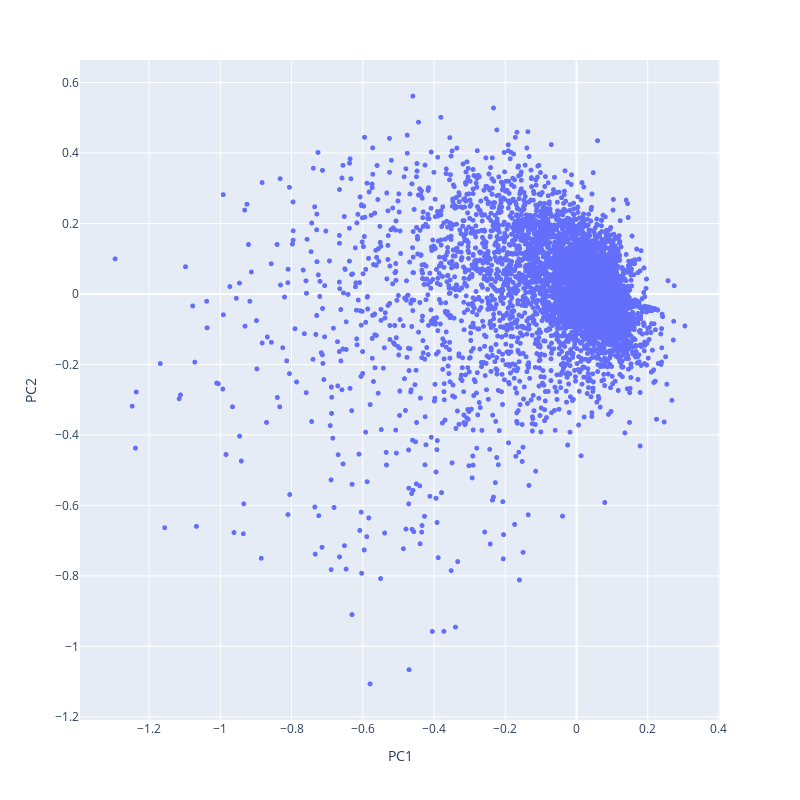

Here is the notebook cell this chart was saved with:
### Markdown cell above
You have already studied PCA, it is a useful technique for dimensionality reduction, but also simply for visualization. Don't forget to scale your embeddings first. To access the embeddings values of your keras model, have a look at the *get_weights()* function.

Compute a PCA on all your movies embeddings, get the 2 first principal components, and do a scatter plot of all the movies on a 2D plane, where each movie is a point defined by the two values of the two first principal components of the PCA from its embedding. Add the titles of the movies to each point of the plot (use plotly to do so it will be clearer), and try to see if you can interpret the axes of the PCA through to different movie genres, like in Figure 3 from the article *Matrix Factorization Techniques for Recommender Systems*.

### Code cell
from sklearn.preprocessing import StandardScaler
from sklearn.decomposition import PCA
import plotly.express as px

# Retrieve embeddings
embeddings = best_model.get_weights()
embeddings_users, bias_users = embeddings[0], embeddings[2]
embeddings_movies, bias_movie = embeddings[1], embeddings[3]

# PCA on movie embeddings
pca = PCA(n_components=2)
df_pca_movies = pd.DataFrame(pca.fit_transform(embeddings_movies), columns=["PC1", "PC2"])
df_pca_movies["movieId"] = [i for i in range(len(df_pca_movies))]
df_pca_movies = df_pca_movies.merge(df_movies[["newId", "title"]], left_on="movieId", right_on="newId").drop("newId", axis=1)

fig = px.scatter(df_pca_movies, x="PC1", y="PC2", hover_name="title")
fig.update_traces(mode="markers", marker=dict(size=5))
fig.update_layout(
    autosize=False,
    width=800,
    height=800,
)
fig.show()

### Figure 1 — Plotly figure (JSON) as saved in the notebook; plotly's stock layout.template omitted (floating-point values rounded to 4 significant figures; data arrays with more than 128 entries replaced by an {"elided": "..."} marker saying what was removed)
{"data": [{"hovertemplate": "<b>%{hovertext}</b><br><br>PC1=%{x}<br>PC2=%{y}<extra></extra>", "hovertext": {"elided": "9735 str values"}, "legendgroup": "", "marker": {"color": "#636efa", "size": 5, "symbol": "circle"}, "mode": "markers", "name": "", "showlegend": false, "type": "scattergl", "x": {"elided": "9735 float values"}, "xaxis": "x", "y": {"elided": "9735 float values"}, "yaxis": "y"}], "layout": {"autosize": false, "height": 800, "legend": {"tracegroupgap": 0}, "margin": {"t": 60}, "width": 800, "xaxis": {"anchor": "y", "domain": [0, 1], "title": {"text": "PC1"}}, "yaxis": {"anchor": "x", "domain": [0, 1], "title": {"text": "PC2"}}}}
